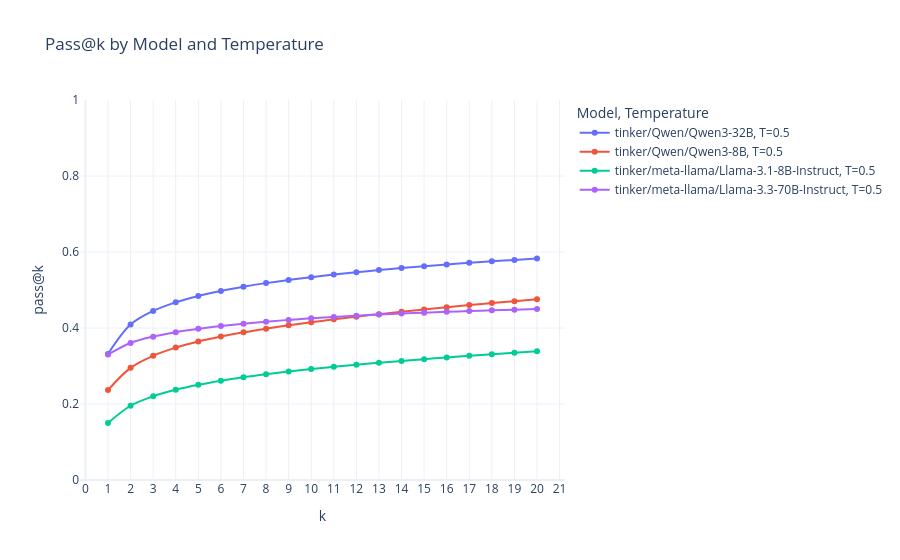

Source (notebook cell):
### Code cell
long = aggregate.melt(
    id_vars=["model", "temperature"],
    value_vars=metric_cols,
    var_name="metric",
    value_name="pass@k",
)
long["k"] = long["metric"].str.extract(r"pass@(\d+)").astype(int)
long["temperature_label"] = "T=" + long["temperature"].astype(str)
long = long.sort_values(["model", "temperature", "k"])

fig = px.line(
    long,
    x="k",
    y="pass@k",
    color="model",
    line_dash="temperature_label",
    markers=True,
    title="Pass@k by Model and Temperature",
    labels={"k": "k", "pass@k": "pass@k", "model": "Model", "temperature_label": "Temperature"},
)
fig.update_traces(line_shape="spline")
fig.update_layout(template="plotly_white", xaxis=dict(dtick=1), yaxis=dict(range=[0, 1]))
fig.show()

### Figure 1 — Plotly figure (JSON) as saved in the notebook; plotly's stock layout.template omitted (floating-point values rounded to 4 significant figures)
{"data": [{"hovertemplate": "Model=tinker/Qwen/Qwen3-32B<br>Temperature=T=0.5<br>k=%{x}<br>pass@k=%{y}<extra></extra>", "legendgroup": "tinker/Qwen/Qwen3-32B, T=0.5", "line": {"color": "#636efa", "dash": "solid", "shape": "spline"}, "marker": {"symbol": "circle"}, "mode": "lines+markers", "name": "tinker/Qwen/Qwen3-32B, T=0.5", "orientation": "v", "showlegend": true, "type": "scatter", "x": [1, 2, 3, 4, 5, 6, 7, 8, 9, 10, 11, 12, 13, 14, 15, 16, 17, 18, 19, 20], "xaxis": "x", "y": [0.3316, 0.409, 0.4449, 0.4676, 0.4843, 0.4976, 0.5086, 0.5181, 0.5264, 0.5338, 0.5406, 0.5467, 0.5524, 0.5577, 0.5625, 0.5671, 0.5714, 0.5754, 0.5792, 0.5828], "yaxis": "y"}, {"hovertemplate": "Model=tinker/Qwen/Qwen3-8B<br>Temperature=T=0.5<br>k=%{x}<br>pass@k=%{y}<extra></extra>", "legendgroup": "tinker/Qwen/Qwen3-8B, T=0.5", "line": {"color": "#EF553B", "dash": "solid", "shape": "spline"}, "marker": {"symbol": "circle"}, "mode": "lines+markers", "name": "tinker/Qwen/Qwen3-8B, T=0.5", "orientation": "v", "showlegend": true, "type": "scatter", "x": [1, 2, 3, 4, 5, 6, 7, 8, 9, 10, 11, 12, 13, 14, 15, 16, 17, 18, 19, 20], "xaxis": "x", "y": [0.2367, 0.2951, 0.3269, 0.3484, 0.3645, 0.3775, 0.3886, 0.3983, 0.4071, 0.4152, 0.4228, 0.4298, 0.4365, 0.4429, 0.4489, 0.4547, 0.4603, 0.4656, 0.4707, 0.4757], "yaxis": "y"}, {"hovertemplate": "Model=tinker/meta-llama/Llama-3.1-8B-Instruct<br>Temperature=T=0.5<br>k=%{x}<br>pass@k=%{y}<extra></extra>", "legendgroup": "tinker/meta-llama/Llama-3.1-8B-Instruct, T=0.5", "line": {"color": "#00cc96", "dash": "solid", "shape": "spline"}, "marker": {"symbol": "circle"}, "mode": "lines+markers", "name": "tinker/meta-llama/Llama-3.1-8B-Instruct, T=0.5", "orientation": "v", "showlegend": true, "type": "scatter", "x": [1, 2, 3, 4, 5, 6, 7, 8, 9, 10, 11, 12, 13, 14, 15, 16, 17, 18, 19, 20], "xaxis": "x", "y": [0.1499, 0.1954, 0.2203, 0.2374, 0.2506, 0.2614, 0.2705, 0.2784, 0.2855, 0.2919, 0.2979, 0.3033, 0.3085, 0.3134, 0.318, 0.3225, 0.3268, 0.3309, 0.3349, 0.3387], "yaxis": "y"}, {"hovertemplate": "Model=tinker/meta-llama/Llama-3.3-70B-Instruct<br>Temperature=T=0.5<br>k=%{x}<br>pass@k=%{y}<extra></extra>", "legendgroup": "tinker/meta-llama/Llama-3.3-70B-Instruct, T=0.5", "line": {"color": "#ab63fa", "dash": "solid", "shape": "spline"}, "marker": {"symbol": "circle"}, "mode": "lines+markers", "name": "tinker/meta-llama/Llama-3.3-70B-Instruct, T=0.5", "orientation": "v", "showlegend": true, "type": "scatter", "x": [1, 2, 3, 4, 5, 6, 7, 8, 9, 10, 11, 12, 13, 14, 15, 16, 17, 18, 19, 20], "xaxis": "x", "y": [0.3301, 0.3604, 0.3773, 0.3889, 0.3979, 0.4052, 0.4114, 0.4167, 0.4213, 0.4254, 0.4291, 0.4323, 0.4353, 0.438, 0.4404, 0.4426, 0.4447, 0.4465, 0.4482, 0.4498], "yaxis": "y"}], "layout": {"legend": {"title": {"text": "Model, Temperature"}, "tracegroupgap": 0}, "title": {"text": "Pass@k by Model and Temperature"}, "xaxis": {"anchor": "y", "domain": [0, 1], "dtick": 1, "title": {"text": "k"}}, "yaxis": {"anchor": "x", "domain": [0, 1], "range": [0, 1], "title": {"text": "pass@k"}}}}
